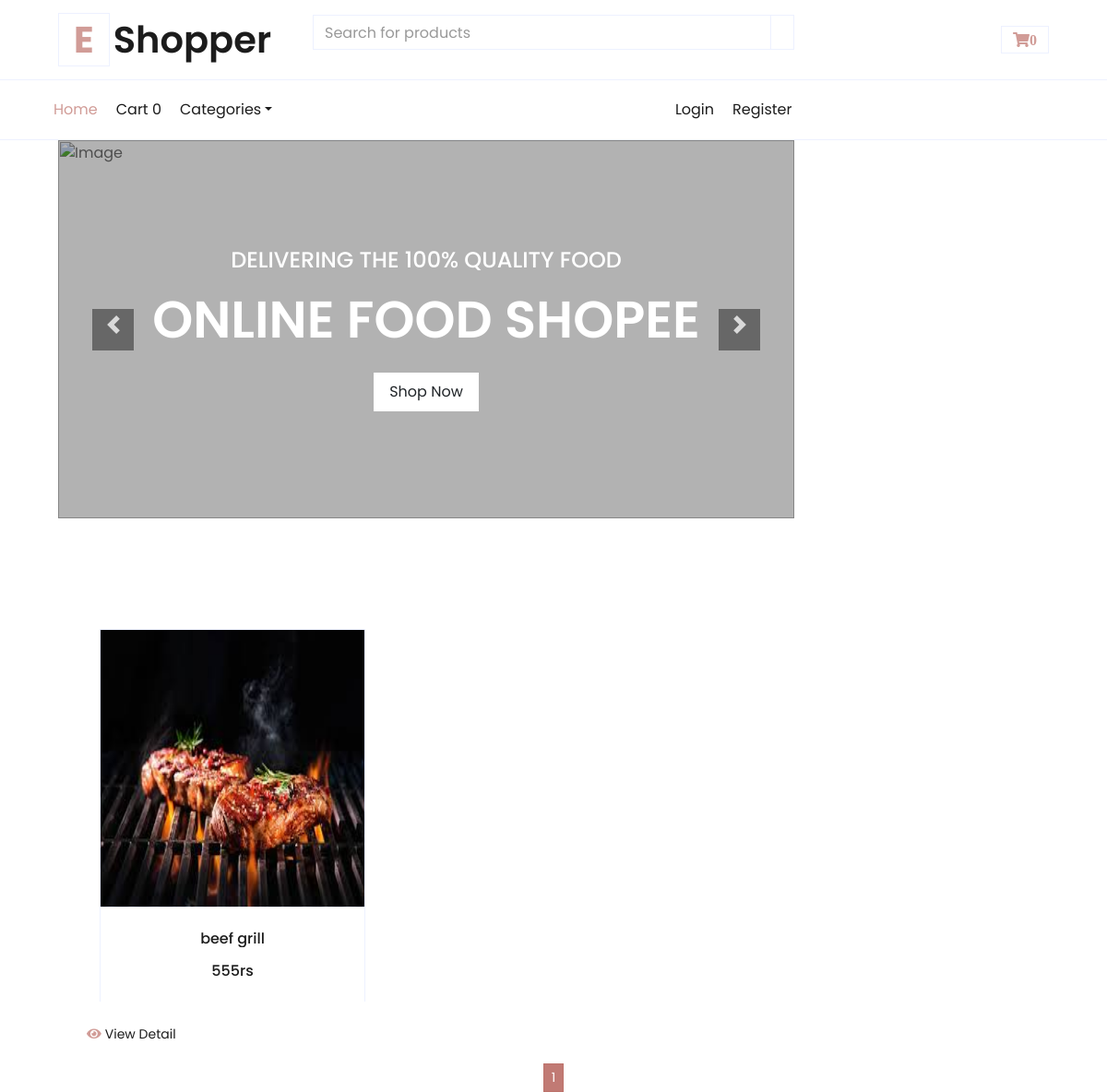
/beef/, run on the app's committed database.
### shop/models.py (models this page shows, shortened)
class products(models.Model):
    name=models.CharField(max_length=100,unique=True)
    slug=models.SlugField(max_length=100,unique=True)
    price=models.IntegerField()
    img=models.ImageField(upload_to='product')
    desc=models.TextField()
    stock=models.IntegerField()
    available=models.BooleanField()
    category=models.ForeignKey(categ,on_delete=models.CASCADE)
    def get_url(self):
        return reverse('details',args=[self.category.slug,self.slug])

### shop/views.py (the view)
# urls.py: 2. Add a URL to urlpatterns:  path('', views.home, name='home')
def home(request,c_slug=None):
    c_page=None
    prod=None
    if c_slug!=None:
        c_page=get_object_or_404(categ,slug=c_slug)
        prod=products.objects.filter(category=c_page,available=True)
    else:
        prod=products.objects.filter(available=True)
    ct=categ.objects.all()
    paginator=Paginator(prod,4)
    try:
        page=int(request.GET.get('page','1'))
    except:
        page=1
    try:
        pro=paginator.page(page)
    except(EmptyPage,InvalidPage):
        pro=paginator.page(paginator.num_pages)
    return render(request,'index.html',{'prod':prod,'cat':ct,'pg':pro})

### cart/context_processor.py (called while the page is built)
def count(request):
    item_count=0
    if 'admin' in request.path:
        return {}
    else:
        try:
            ct=cartlist.objects.filter(cart_id=c_id(request))
            cti=items.objects.filter(cart=ct[:1])
            for c in cti:
                item_count+=c.quandity
        except cartlist.DoesNotExist:
            item_count=0
    return dict(itc=item_count)

### cart/views.py (called while the page is built)
def c_id(request):
    ct_id=request.session.session_key
    if not ct_id:
        ct_id=request.session.create()
    return ct_id

### shop/models.py (called while the page is built)
    def get_url(self):
        return reverse('prod_cat',args=[self.slug])

### templates/index.html (shortened to what this page needs)
{% extends 'base.html' %}
{% load static %}
{% block content %}
<head>
    <link href="https://cdnjs.cloudflare.com/ajax/libs/font-awesome/5.10.0/css/all.min.css" rel="stylesheet">
    <link href="{% static 'cr/lib/owlcarousel/assets/owl.carousel.min.css'%}" rel="stylesheet">
    <link href="{% static 'cr/css/style.css'%}" rel="stylesheet">
</head>
<body>
    <div class="container-fluid mb-5">
        <div class="row border-top px-xl-5">
            <div class="col-lg-9">
                <div id="header-carousel" class="carousel slide" data-ride="carousel">
                    <div class="carousel-inner">
                        <div class="carousel-item active" style="height: 410px;">
                            <img class="img-fluid" src="{% static 'cr/img/bg1.jpg'%}" alt="Image">
                            <div class="carousel-caption d-flex flex-column align-items-center justify-content-center">
                                <div class="p-3" style="max-width: 700px;">
                                    <h4 class="text-light text-uppercase font-weight-medium mb-3">Delivering the 100% quality food</h4>
                                    <h3 class="display-4 text-white font-weight-semi-bold mb-4">ONLINE FOOD SHOPEE</h3>
                                    <a href="" class="btn btn-light py-2 px-3">Shop Now</a>
                                </div>
                            </div>
                        </div>
                    </div>
                    <a class="carousel-control-prev" href="#header-carousel" data-slide="prev">
                        <div class="btn btn-dark" style="width: 45px; height: 45px;">
                            <span class="carousel-control-prev-icon mb-n2"></span>
                        </div>
                    </a>
                    <a class="carousel-control-next" href="#header-carousel" data-slide="next">
                        <div class="btn btn-dark" style="width: 45px; height: 45px;">
                            <span class="carousel-control-next-icon mb-n2"></span>
                        </div>
                    </a>
                </div>
            </div>
        </div>
    </div>
    {% for i in pg.object_list %}
    <div class="container-fluid pt-5">
       <div class="container">
            <div class="row px-xl-5 pb-3">
                <div class=" col-xs-2 col-md-4 col-sm-12 pb-1">
                    <div class="col d-flex justify-content-center">
                        <div class="card product-item border-0 mb-4 ">
                            <div class="card-header product-img position-relative overflow-hidden bg-transparent border p-0  ">
                                <img class="img-fluid w-100" src={{i.img.url}} alt="" style="width:300px; height:300px;">
                            </div>
                            <div class="card-body border-left border-right text-center p-0 pt-4 pb-3">
                                <h6 class="text-truncate mb-3">{{i.name}}</h6>
                                <div class="d-flex justify-content-center">
                                <h6></h6><h6 class="">{{i.price}}rs</h6>
                                </div>
                            </div>
                        </div>
                    </div>
                        <a href={{i.get_url}} class="btn btn-sm text-dark p-0"><i class="fas fa-eye text-primary mr-1"></i>View Detail</a>
                </div>
            </div>
        </div>
            {% endfor %}
            <center>
                {% for p in pg.paginator.page_range %}
                    <a href="?page={{p}}" class="btn btn-primary btn-sm {% if pg.number == p %} active {% endif %}">{{p}}</a>
                {% endfor %}
                </center>
        </div>
</body>
{% endblock %}

### data on the page
products: img (picture), name "beef grill", price "555"

### other printed values
{{ itc }} "0"
{{ p }} "1"
